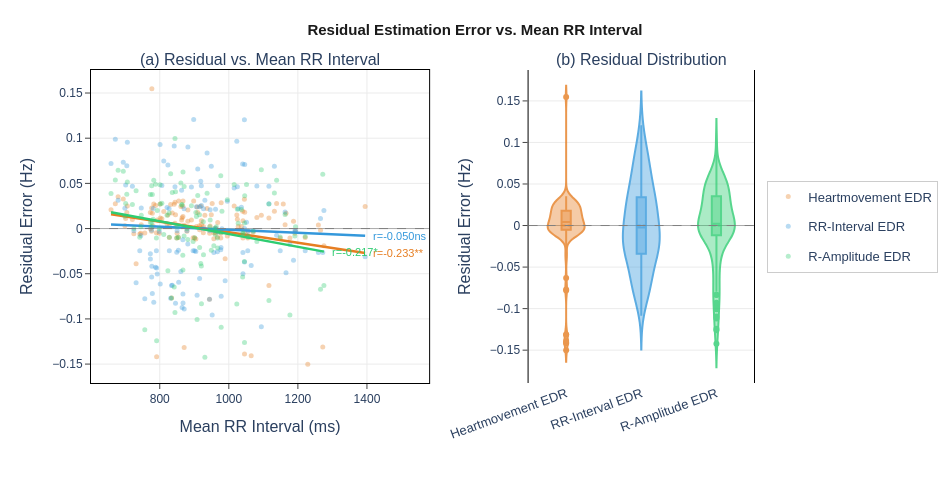

Notebook code for this chart:
### Code cell
# ── fig_p3: Residual Error vs. Mean RR Interval ───────────────────────────────
fig_p3 = make_subplots(
    rows=1, cols=2,
    subplot_titles=["(a) Residual vs. Mean RR Interval",
                    "(b) Residual Distribution"],
    column_widths=[0.60, 0.40],
    horizontal_spacing=0.15,
)

for method in METHODS_ORDER:                             # ← uppercase
    sub   = df_err[df_err["edr_method"] == method].dropna(
                subset=["hrv_mean_rr_ms", "Residualvarianz"])
    color = METHOD_COLORS[method]                        # ← uppercase
    label = METHOD_LABELS[method]
    x_rr, y_res = sub["hrv_mean_rr_ms"].values, sub["Residualvarianz"].values
    rgba  = f"rgba({int(color[1:3],16)},{int(color[3:5],16)},{int(color[5:7],16)},0.5)"
    r, p  = stats.pearsonr(x_rr, y_res)
    m, b  = np.polyfit(x_rr, y_res, 1)
    xl    = np.linspace(x_rr.min(), x_rr.max(), 100)

    fig_p3.add_trace(go.Scatter(
        x=x_rr, y=y_res, mode="markers", name=label,
        marker=dict(color=color, size=5, opacity=0.35),
        legendgroup=label, showlegend=True,
    ), row=1, col=1)
    fig_p3.add_trace(go.Scatter(
        x=xl, y=m*xl+b, mode="lines",
        line=dict(color=color, width=2.5),
        legendgroup=label, showlegend=False,
    ), row=1, col=1)
    fig_p3.add_annotation(
        x=x_rr.max(), y=m*x_rr.max()+b,
        text=f"  r={r:.3f}{sig_star(p)}",
        showarrow=False, xanchor="left",
        font=dict(color=color, size=11), row=1, col=1,
    )
    fig_p3.add_trace(go.Violin(
        x=[label]*len(y_res), y=y_res, name=label,
        fillcolor=rgba, opacity=0.8, line_color=color,
        box_visible=True, meanline_visible=True,
        legendgroup=label, showlegend=False,
    ), row=1, col=2)

for c in [1, 2]:
    fig_p3.add_hline(y=0, line_dash="dash", line_color="gray",
                     line_width=1, row=1, col=c)

fig_p3.update_xaxes(**ax_style("Mean RR Interval (ms)"), row=1, col=1)
fig_p3.update_xaxes(title_text="", tickangle=-20, row=1, col=2)
fig_p3.update_yaxes(**ax_style("Residual Error (Hz)"), row=1, col=1)
fig_p3.update_yaxes(**ax_style("Residual Error (Hz)"), row=1, col=2)
fig_p3.update_layout(**paper_layout(
    "Residual Estimation Error vs. Mean RR Interval", width=950, height=480))
fig_p3.write_html(os.path.join(plot_dir, "Fig_ResidualError_vs_RR.html"))
fig_p3.show()

### Figure 1 — Plotly figure (JSON) as saved in the notebook; plotly's stock layout.template omitted (floating-point values rounded to 4 significant figures; data arrays with more than 128 entries replaced by an {"elided": "..."} marker saying what was removed)
{"data": [{"legendgroup": "Heartmovement EDR", "marker": {"color": "#e67e22", "opacity": 0.35, "size": 5}, "mode": "markers", "name": "Heartmovement EDR", "showlegend": true, "type": "scatter", "x": {"elided": "132 float values"}, "xaxis": "x", "y": {"elided": "132 float values"}, "yaxis": "y"}, {"legendgroup": "Heartmovement EDR", "line": {"color": "#e67e22", "width": 2.5}, "mode": "lines", "showlegend": false, "type": "scatter", "x": [658.9, 666.3, 673.8, 681.2, 688.6, 696.1, 703.5, 710.9, 718.4, 725.8, 733.2, 740.7, 748.1, 755.5, 763.0, 770.4, 777.8, 785.3, 792.7, 800.1, 807.6, 815.0, 822.4, 829.9, 837.3, 844.7, 852.1, 859.6, 867.0, 874.4, 881.9, 889.3, 896.7, 904.2, 911.6, 919.0, 926.5, 933.9, 941.3, 948.8, 956.2, 963.6, 971.1, 978.5, 985.9, 993.4, 1001.0, 1008.0, 1016.0, 1023.0, 1031.0, 1038.0, 1045.0, 1053.0, 1060.0, 1068.0, 1075.0, 1083.0, 1090.0, 1097.0, 1105.0, 1112.0, 1120.0, 1127.0, 1135.0, 1142.0, 1149.0, 1157.0, 1164.0, 1172.0, 1179.0, 1187.0, 1194.0, 1201.0, 1209.0, 1216.0, 1224.0, 1231.0, 1239.0, 1246.0, 1254.0, 1261.0, 1268.0, 1276.0, 1283.0, 1291.0, 1298.0, 1306.0, 1313.0, 1320.0, 1328.0, 1335.0, 1343.0, 1350.0, 1358.0, 1365.0, 1372.0, 1380.0, 1387.0, 1395.0], "xaxis": "x", "y": [0.01581, 0.01538, 0.01494, 0.01451, 0.01408, 0.01364, 0.01321, 0.01278, 0.01235, 0.01191, 0.01148, 0.01105, 0.01061, 0.01018, 0.009749, 0.009316, 0.008884, 0.008451, 0.008018, 0.007585, 0.007152, 0.006719, 0.006287, 0.005854, 0.005421, 0.004988, 0.004555, 0.004122, 0.00369, 0.003257, 0.002824, 0.002391, 0.001958, 0.001525, 0.001093, 0.0006598, 0.000227, -0.0002059, -0.0006387, -0.001072, -0.001504, -0.001937, -0.00237, -0.002803, -0.003236, -0.003669, -0.004101, -0.004534, -0.004967, -0.0054, -0.005833, -0.006266, -0.006698, -0.007131, -0.007564, -0.007997, -0.00843, -0.008863, -0.009295, -0.009728, -0.01016, -0.01059, -0.01103, -0.01146, -0.01189, -0.01233, -0.01276, -0.01319, -0.01362, -0.01406, -0.01449, -0.01492, -0.01535, -0.01579, -0.01622, -0.01665, -0.01709, -0.01752, -0.01795, -0.01838, -0.01882, -0.01925, -0.01968, -0.02012, -0.02055, -0.02098, -0.02141, -0.02185, -0.02228, -0.02271, -0.02315, -0.02358, -0.02401, -0.02444, -0.02488, -0.02531, -0.02574, -0.02618, -0.02661, -0.02704], "yaxis": "y"}, {"box": {"visible": true}, "fillcolor": "rgba(230,126,34,0.5)", "legendgroup": "Heartmovement EDR", "line": {"color": "#e67e22"}, "meanline": {"visible": true}, "name": "Heartmovement EDR", "opacity": 0.8, "showlegend": false, "type": "violin", "x": {"elided": "132 str values"}, "xaxis": "x2", "y": {"elided": "132 float values"}, "yaxis": "y2"}, {"legendgroup": "RR-Interval EDR", "marker": {"color": "#3498db", "opacity": 0.35, "size": 5}, "mode": "markers", "name": "RR-Interval EDR", "showlegend": true, "type": "scatter", "x": {"elided": "129 float values"}, "xaxis": "x", "y": {"elided": "129 float values"}, "yaxis": "y"}, {"legendgroup": "RR-Interval EDR", "line": {"color": "#3498db", "width": 2.5}, "mode": "lines", "showlegend": false, "type": "scatter", "x": [658.9, 666.3, 673.8, 681.2, 688.6, 696.1, 703.5, 710.9, 718.4, 725.8, 733.2, 740.7, 748.1, 755.5, 763.0, 770.4, 777.8, 785.3, 792.7, 800.1, 807.6, 815.0, 822.4, 829.9, 837.3, 844.7, 852.1, 859.6, 867.0, 874.4, 881.9, 889.3, 896.7, 904.2, 911.6, 919.0, 926.5, 933.9, 941.3, 948.8, 956.2, 963.6, 971.1, 978.5, 985.9, 993.4, 1001.0, 1008.0, 1016.0, 1023.0, 1031.0, 1038.0, 1045.0, 1053.0, 1060.0, 1068.0, 1075.0, 1083.0, 1090.0, 1097.0, 1105.0, 1112.0, 1120.0, 1127.0, 1135.0, 1142.0, 1149.0, 1157.0, 1164.0, 1172.0, 1179.0, 1187.0, 1194.0, 1201.0, 1209.0, 1216.0, 1224.0, 1231.0, 1239.0, 1246.0, 1254.0, 1261.0, 1268.0, 1276.0, 1283.0, 1291.0, 1298.0, 1306.0, 1313.0, 1320.0, 1328.0, 1335.0, 1343.0, 1350.0, 1358.0, 1365.0, 1372.0, 1380.0, 1387.0, 1395.0], "xaxis": "x", "y": [0.004582, 0.004455, 0.004328, 0.004201, 0.004074, 0.003947, 0.00382, 0.003693, 0.003566, 0.003439, 0.003312, 0.003185, 0.003058, 0.002931, 0.002803, 0.002676, 0.002549, 0.002422, 0.002295, 0.002168, 0.002041, 0.001914, 0.001787, 0.00166, 0.001533, 0.001406, 0.001279, 0.001152, 0.001025, 0.0008978, 0.0007707, 0.0006437, 0.0005166, 0.0003896, 0.0002625, 0.0001355, 8.414e-06, -0.0001186, -0.0002457, -0.0003727, -0.0004998, -0.0006268, -0.0007539, -0.0008809, -0.001008, -0.001135, -0.001262, -0.001389, -0.001516, -0.001643, -0.00177, -0.001897, -0.002024, -0.002151, -0.002278, -0.002406, -0.002533, -0.00266, -0.002787, -0.002914, -0.003041, -0.003168, -0.003295, -0.003422, -0.003549, -0.003676, -0.003803, -0.00393, -0.004057, -0.004184, -0.004311, -0.004438, -0.004565, -0.004692, -0.004819, -0.004946, -0.005074, -0.005201, -0.005328, -0.005455, -0.005582, -0.005709, -0.005836, -0.005963, -0.00609, -0.006217, -0.006344, -0.006471, -0.006598, -0.006725, -0.006852, -0.006979, -0.007106, -0.007233, -0.00736, -0.007487, -0.007615, -0.007742, -0.007869, -0.007996], "yaxis": "y"}, {"box": {"visible": true}, "fillcolor": "rgba(52,152,219,0.5)", "legendgroup": "RR-Interval EDR", "line": {"color": "#3498db"}, "meanline": {"visible": true}, "name": "RR-Interval EDR", "opacity": 0.8, "showlegend": false, "type": "violin", "x": {"elided": "129 str values"}, "xaxis": "x2", "y": {"elided": "129 float values"}, "yaxis": "y2"}, {"legendgroup": "R-Amplitude EDR", "marker": {"color": "#2ecc71", "opacity": 0.35, "size": 5}, "mode": "markers", "name": "R-Amplitude EDR", "showlegend": true, "type": "scatter", "x": [1055.0, 1046.0, 1027.0, 1025.0, 1046.0, 1015.0, 1045.0, 995.7, 1056.0, 1041.0, 881.3, 867.1, 834.2, 844.1, 1221.0, 1193.0, 1163.0, 1116.0, 1132.0, 1138.0, 1094.0, 1149.0, 1071.0, 1036.0, 1081.0, 1040.0, 1023.0, 1045.0, 901.0, 878.7, 821.1, 801.4, 778.5, 782.7, 831.6, 849.2, 798.5, 780.9, 792.8, 772.8, 787.8, 1041.0, 968.9, 915.1, 864.6, 845.6, 937.1, 870.7, 976.7, 980.1, 961.5, 967.9, 1177.0, 1266.0, 854.0, 850.3, 827.1, 806.1, 811.6, 800.9, 756.7, 827.7, 776.2, 746.5, 720.8, 704.6, 706.1, 694.4, 966.9, 944.6, 926.6, 891.7, 910.0, 908.0, 977.9, 896.6, 957.0, 946.0, 920.5, 949.3, 866.8, 915.4, 1051.0, 1191.0, 1275.0, 1116.0, 1272.0, 904.5, 926.2, 870.4, 844.1, 823.6, 841.9, 790.2, 745.3, 772.9, 777.1, 776.6, 731.5, 790.9, 977.4, 963.7, 906.2, 863.3, 836.3, 861.1, 867.4, 742.1, 724.9, 699.0, 701.3, 658.9, 671.3, 679.4, 956.6, 960.7, 920.7, 918.7, 930.6], "xaxis": "x", "y": [-0.008394, 0.006041, 0.005932, 0.02129, 0.03638, 0.04867, -0.03659, 0.03196, -0.009239, -0.004868, -0.01214, -0.04599, -0.07674, -0.09299, -0.008838, 0.002059, 0.0156, 0.02718, 0.03941, 0.05335, 0.06507, -0.009422, -0.003049, 0.02119, -0.01428, -0.05369, -0.08352, -0.1261, -0.01028, -0.0001273, 0.01468, 0.0273, 0.03772, 0.05348, 0.06071, -0.01056, -0.0001273, 0.0103, 0.01998, 0.03779, 0.04915, -0.005342, -0.003017, 0.01527, 0.0266, 0.0407, 0.03898, 0.04665, 0.05847, 0.01904, -0.001871, -0.02142, -0.09564, -0.06712, -0.009638, 0.002675, 0.01732, 0.02808, -0.006515, 0.04845, -0.1119, -0.009682, 0.001918, 0.01465, 0.02669, 0.03786, 0.05164, 0.0635, -0.01056, 0.002059, -0.02902, 0.02528, 0.03671, -0.1007, -0.1094, -0.0144, -0.0001273, 0.009373, -0.04146, -0.02407, -0.02963, -0.02084, 0.04871, -0.008298, -0.06298, -0.07963, 0.06008, 0.01786, 0.007534, -0.008374, 0.09969, -0.04675, -0.06468, -0.01056, 0.002059, 0.006797, 0.006407, 0.04745, 0.04176, -0.1242, -0.004455, 0.002059, 0.01328, 0.02598, 0.03994, 0.05034, 0.06261, -0.009584, 7.827e-05, 0.01363, 0.02768, 0.0389, 0.05374, 0.06466, -0.01905, -0.006339, -0.08318, -0.03868, -0.1423], "yaxis": "y"}, {"legendgroup": "R-Amplitude EDR", "line": {"color": "#2ecc71", "width": 2.5}, "mode": "lines", "showlegend": false, "type": "scatter", "x": [658.9, 665.1, 671.4, 677.6, 683.8, 690.0, 696.3, 702.5, 708.7, 714.9, 721.2, 727.4, 733.6, 739.9, 746.1, 752.3, 758.5, 764.8, 771.0, 777.2, 783.4, 789.7, 795.9, 802.1, 808.4, 814.6, 820.8, 827.0, 833.3, 839.5, 845.7, 851.9, 858.2, 864.4, 870.6, 876.9, 883.1, 889.3, 895.5, 901.8, 908.0, 914.2, 920.4, 926.7, 932.9, 939.1, 945.4, 951.6, 957.8, 964.0, 970.3, 976.5, 982.7, 988.9, 995.2, 1001.0, 1008.0, 1014.0, 1020.0, 1026.0, 1033.0, 1039.0, 1045.0, 1051.0, 1057.0, 1064.0, 1070.0, 1076.0, 1082.0, 1089.0, 1095.0, 1101.0, 1107.0, 1113.0, 1120.0, 1126.0, 1132.0, 1138.0, 1145.0, 1151.0, 1157.0, 1163.0, 1170.0, 1176.0, 1182.0, 1188.0, 1194.0, 1201.0, 1207.0, 1213.0, 1219.0, 1226.0, 1232.0, 1238.0, 1244.0, 1250.0, 1257.0, 1263.0, 1269.0, 1275.0], "xaxis": "x", "y": [0.01811, 0.01767, 0.01722, 0.01678, 0.01634, 0.0159, 0.01546, 0.01502, 0.01458, 0.01414, 0.0137, 0.01326, 0.01281, 0.01237, 0.01193, 0.01149, 0.01105, 0.01061, 0.01017, 0.009727, 0.009286, 0.008845, 0.008404, 0.007962, 0.007521, 0.00708, 0.006639, 0.006198, 0.005757, 0.005316, 0.004875, 0.004434, 0.003993, 0.003552, 0.003111, 0.00267, 0.002229, 0.001788, 0.001347, 0.0009056, 0.0004646, 2.35e-05, -0.0004176, -0.0008586, -0.0013, -0.001741, -0.002182, -0.002623, -0.003064, -0.003505, -0.003946, -0.004387, -0.004828, -0.005269, -0.00571, -0.006151, -0.006592, -0.007033, -0.007474, -0.007915, -0.008357, -0.008798, -0.009239, -0.00968, -0.01012, -0.01056, -0.011, -0.01144, -0.01188, -0.01233, -0.01277, -0.01321, -0.01365, -0.01409, -0.01453, -0.01497, -0.01541, -0.01585, -0.0163, -0.01674, -0.01718, -0.01762, -0.01806, -0.0185, -0.01894, -0.01938, -0.01982, -0.02026, -0.02071, -0.02115, -0.02159, -0.02203, -0.02247, -0.02291, -0.02335, -0.02379, -0.02423, -0.02468, -0.02512, -0.02556], "yaxis": "y"}, {"box": {"visible": true}, "fillcolor": "rgba(46,204,113,0.5)", "legendgroup": "R-Amplitude EDR", "line": {"color": "#2ecc71"}, "meanline": {"visible": true}, "name": "R-Amplitude EDR", "opacity": 0.8, "showlegend": false, "type": "violin", "x": ["R-Amplitude EDR", "R-Amplitude EDR", "R-Amplitude EDR", "R-Amplitude EDR", "R-Amplitude EDR", "R-Amplitude EDR", "R-Amplitude EDR", "R-Amplitude EDR", "R-Amplitude EDR", "R-Amplitude EDR", "R-Amplitude EDR", "R-Amplitude EDR", "R-Amplitude EDR", "R-Amplitude EDR", "R-Amplitude EDR", "R-Amplitude EDR", "R-Amplitude EDR", "R-Amplitude EDR", "R-Amplitude EDR", "R-Amplitude EDR", "R-Amplitude EDR", "R-Amplitude EDR", "R-Amplitude EDR", "R-Amplitude EDR", "R-Amplitude EDR", "R-Amplitude EDR", "R-Amplitude EDR", "R-Amplitude EDR", "R-Amplitude EDR", "R-Amplitude EDR", "R-Amplitude EDR", "R-Amplitude EDR", "R-Amplitude EDR", "R-Amplitude EDR", "R-Amplitude EDR", "R-Amplitude EDR", "R-Amplitude EDR", "R-Amplitude EDR", "R-Amplitude EDR", "R-Amplitude EDR", "R-Amplitude EDR", "R-Amplitude EDR", "R-Amplitude EDR", "R-Amplitude EDR", "R-Amplitude EDR", "R-Amplitude EDR", "R-Amplitude EDR", "R-Amplitude EDR", "R-Amplitude EDR", "R-Amplitude EDR", "R-Amplitude EDR", "R-Amplitude EDR", "R-Amplitude EDR", "R-Amplitude EDR", "R-Amplitude EDR", "R-Amplitude EDR", "R-Amplitude EDR", "R-Amplitude EDR", "R-Amplitude EDR", "R-Amplitude EDR", "R-Amplitude EDR", "R-Amplitude EDR", "R-Amplitude EDR", "R-Amplitude EDR", "R-Amplitude EDR", "R-Amplitude EDR", "R-Amplitude EDR", "R-Amplitude EDR", "R-Amplitude EDR", "R-Amplitude EDR", "R-Amplitude EDR", "R-Amplitude EDR", "R-Amplitude EDR", "R-Amplitude EDR", "R-Amplitude EDR", "R-Amplitude EDR", "R-Amplitude EDR", "R-Amplitude EDR", "R-Amplitude EDR", "R-Amplitude EDR", "R-Amplitude EDR", "R-Amplitude EDR", "R-Amplitude EDR", "R-Amplitude EDR", "R-Amplitude EDR", "R-Amplitude EDR", "R-Amplitude EDR", "R-Amplitude EDR", "R-Amplitude EDR", "R-Amplitude EDR", "R-Amplitude EDR", "R-Amplitude EDR", "R-Amplitude EDR", "R-Amplitude EDR", "R-Amplitude EDR", "R-Amplitude EDR", "R-Amplitude EDR", "R-Amplitude EDR", "R-Amplitude EDR", "R-Amplitude EDR", "R-Amplitude EDR", "R-Amplitude EDR", "R-Amplitude EDR", "R-Amplitude EDR", "R-Amplitude EDR", "R-Amplitude EDR", "R-Amplitude EDR", "R-Amplitude EDR", "R-Amplitude EDR", "R-Amplitude EDR", "R-Amplitude EDR", "R-Amplitude EDR", "R-Amplitude EDR", "R-Amplitude EDR", "R-Amplitude EDR", "R-Amplitude EDR", "R-Amplitude EDR", "R-Amplitude EDR", "R-Amplitude EDR"], "xaxis": "x2", "y": [-0.008394, 0.006041, 0.005932, 0.02129, 0.03638, 0.04867, -0.03659, 0.03196, -0.009239, -0.004868, -0.01214, -0.04599, -0.07674, -0.09299, -0.008838, 0.002059, 0.0156, 0.02718, 0.03941, 0.05335, 0.06507, -0.009422, -0.003049, 0.02119, -0.01428, -0.05369, -0.08352, -0.1261, -0.01028, -0.0001273, 0.01468, 0.0273, 0.03772, 0.05348, 0.06071, -0.01056, -0.0001273, 0.0103, 0.01998, 0.03779, 0.04915, -0.005342, -0.003017, 0.01527, 0.0266, 0.0407, 0.03898, 0.04665, 0.05847, 0.01904, -0.001871, -0.02142, -0.09564, -0.06712, -0.009638, 0.002675, 0.01732, 0.02808, -0.006515, 0.04845, -0.1119, -0.009682, 0.001918, 0.01465, 0.02669, 0.03786, 0.05164, 0.0635, -0.01056, 0.002059, -0.02902, 0.02528, 0.03671, -0.1007, -0.1094, -0.0144, -0.0001273, 0.009373, -0.04146, -0.02407, -0.02963, -0.02084, 0.04871, -0.008298, -0.06298, -0.07963, 0.06008, 0.01786, 0.007534, -0.008374, 0.09969, -0.04675, -0.06468, -0.01056, 0.002059, 0.006797, 0.006407, 0.04745, 0.04176, -0.1242, -0.004455, 0.002059, 0.01328, 0.02598, 0.03994, 0.05034, 0.06261, -0.009584, 7.827e-05, 0.01363, 0.02768, 0.0389, 0.05374, 0.06466, -0.01905, -0.006339, -0.08318, -0.03868, -0.1423], "yaxis": "y2"}], "layout": {"annotations": [{"font": {"size": 16}, "showarrow": false, "text": "(a) Residual vs. Mean RR Interval", "x": 0.255, "xanchor": "center", "xref": "paper", "y": 1, "yanchor": "bottom", "yref": "paper"}, {"font": {"size": 16}, "showarrow": false, "text": "(b) Residual Distribution", "x": 0.83, "xanchor": "center", "xref": "paper", "y": 1, "yanchor": "bottom", "yref": "paper"}, {"font": {"color": "#e67e22", "size": 11}, "showarrow": false, "text": "  r=-0.233**", "x": 1395.0, "xanchor": "left", "xref": "x", "y": -0.02704, "yref": "y"}, {"font": {"color": "#3498db", "size": 11}, "showarrow": false, "text": "  r=-0.050ns", "x": 1395.0, "xanchor": "left", "xref": "x", "y": -0.007996, "yref": "y"}, {"font": {"color": "#2ecc71", "size": 11}, "showarrow": false, "text": "  r=-0.217*", "x": 1275.0, "xanchor": "left", "xref": "x", "y": -0.02556, "yref": "y"}], "font": {"family": "Arial", "size": 13}, "height": 480, "legend": {"bgcolor": "rgba(255,255,255,0.9)", "bordercolor": "#cccccc", "borderwidth": 1, "orientation": "v", "x": 1.02, "xanchor": "left", "y": 0.5, "yanchor": "middle"}, "margin": {"b": 60, "l": 70, "r": 180, "t": 70}, "paper_bgcolor": "white", "plot_bgcolor": "white", "shapes": [{"line": {"color": "gray", "dash": "dash", "width": 1}, "type": "line", "x0": 0, "x1": 1, "xref": "x domain", "y0": 0, "y1": 0, "yref": "y"}, {"line": {"color": "gray", "dash": "dash", "width": 1}, "type": "line", "x0": 0, "x1": 1, "xref": "x2 domain", "y0": 0, "y1": 0, "yref": "y2"}], "title": {"font": {"color": "#1a1a1a", "family": "Arial", "size": 15}, "text": "<b>Residual Estimation Error vs. Mean RR Interval</b>", "x": 0.5}, "width": 950, "xaxis": {"anchor": "y", "domain": [0, 0.51], "gridcolor": "#EBEBEB", "linecolor": "black", "mirror": true, "showgrid": true, "tickfont": {"family": "Arial", "size": 12}, "ticks": "outside", "title": {"text": "Mean RR Interval (ms)"}, "zeroline": true, "zerolinecolor": "#AAAAAA", "zerolinewidth": 1}, "xaxis2": {"anchor": "y2", "domain": [0.66, 1], "tickangle": -20, "title": {"text": ""}}, "yaxis": {"anchor": "x", "domain": [0, 1], "gridcolor": "#EBEBEB", "linecolor": "black", "mirror": true, "showgrid": true, "tickfont": {"family": "Arial", "size": 12}, "ticks": "outside", "title": {"text": "Residual Error (Hz)"}, "zeroline": true, "zerolinecolor": "#AAAAAA", "zerolinewidth": 1}, "yaxis2": {"anchor": "x2", "domain": [0, 1], "gridcolor": "#EBEBEB", "linecolor": "black", "mirror": true, "showgrid": true, "tickfont": {"family": "Arial", "size": 12}, "ticks": "outside", "title": {"text": "Residual Error (Hz)"}, "zeroline": true, "zerolinecolor": "#AAAAAA", "zerolinewidth": 1}}}
